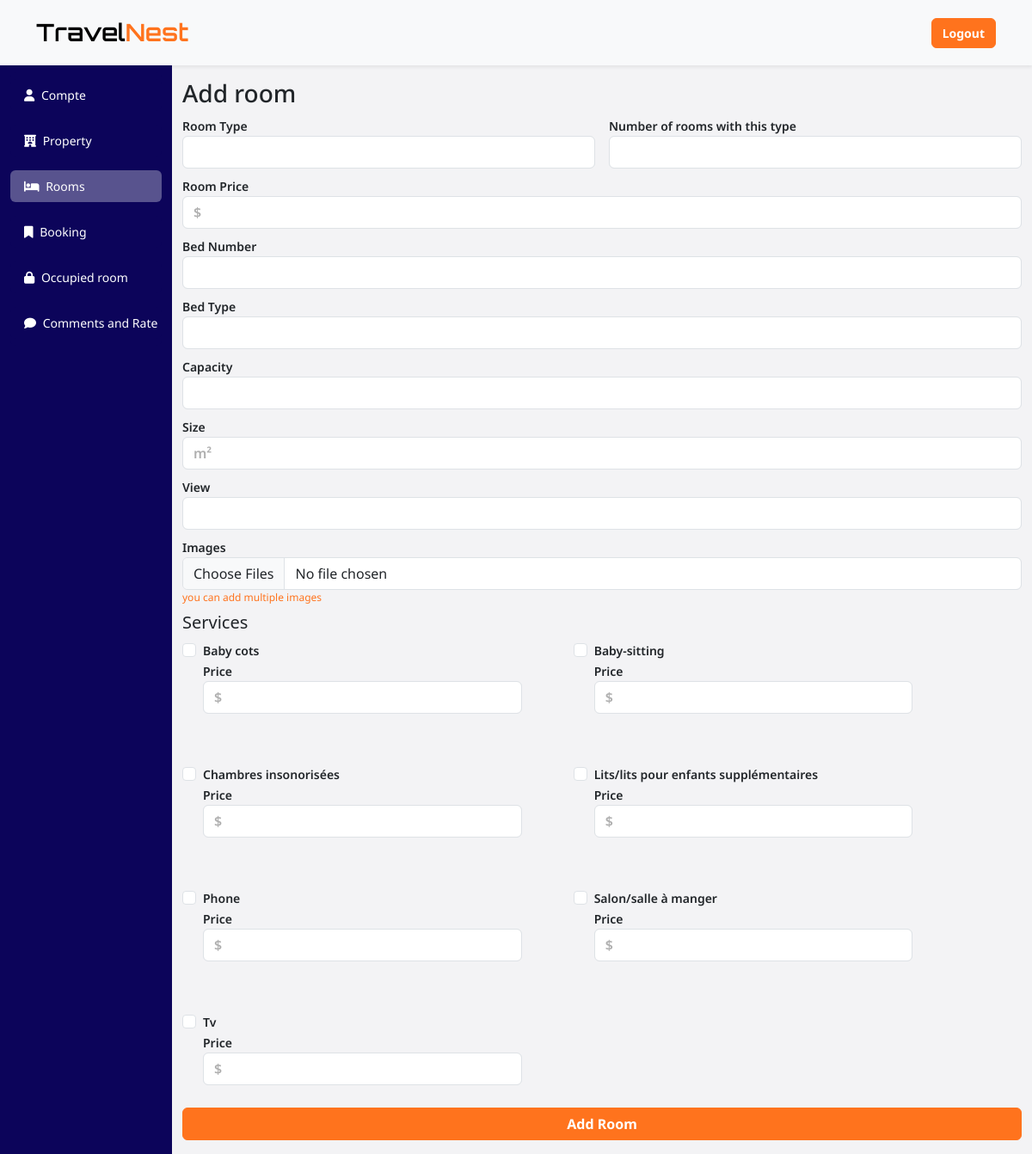
/property/addroom.php (signed in), run on the app's committed database.
### tables this page shows
CREATE TABLE `option` (
  `name` varchar(255) NOT NULL,
  `type` varchar(2) DEFAULT NULL
);

### property/addroom.php (the view, shortened to what this page needs)
<?php
    $sqlopen = 'select * from option where type in ("R")';
?>
<!DOCTYPE html>
<html lang="en">
<head>
    <link rel="stylesheet" href="../css/bootstrap.css">
    <link rel="stylesheet" href="../css/style.css">
    <link rel="stylesheet" href="https://cdnjs.cloudflare.com/ajax/libs/font-awesome/6.5.1/css/all.min.css" />
    <link rel="stylesheet" href="https://cdn.jsdelivr.net/npm/bootstrap-icons@1.11.3/font/bootstrap-icons.min.css">
</head>
<body>
    <?php include('header.php'); ?>
    <div class="container-fluid">
        <div class="row  flex-nowrap">
            <div class="col-2 dash-nav py-2 bg-info text-white" style="overflow-x:hidden !important; font-size: 14px !important">
              <form action="" method="post">
              <ul class="list-group dash-nav-ui  bg-info text-white" id="dash-nav-ui">
                <li class="list-group-item rounded bg-info text-white bg-info my-2" style="border: none !important;" ><a class="text-white bg-info link" href="partner.php"><i style="margin-left:0 !important" class="mx-1 fa-solid fa-user"></i> <span>Compte</span></a></li>
                <li class="list-group-item rounded bg-info text-white bg-info my-2" style="border: none !important;" ><a class="text-white bg-info link" href="property.php"><i style="margin-left:0 !important" class="mx-1 fa-solid fa-hotel"></i> <span>Property</span></a></li>
                <li class="list-group-item rounded bg-info text-white bg-info my-2 active" style="border: none !important;" ><a class="text-white bg-info link" href="rooms.php"><i style="margin-left:0 !important" class="mx-1 fa-solid fa-bed"></i> <span>Rooms</span></a></li>
                <li class="list-group-item rounded bg-info text-white bg-info my-2" style="border: none !important;" ><a class="text-white bg-info link" href="booking.php"><i style="margin-left:0 !important" class="mx-1 fa-solid fa-bookmark"></i> <span>Booking</span></a></li>
                <li class="list-group-item rounded bg-info text-white bg-info my-2" style="border: none !important;" ><a class="text-white bg-info link" href="occupedroom.php"><i style="margin-left:0 !important" class="mx-1 fa-solid fa-lock"></i> <span>Occupied room</span></a></li>
                <li class="list-group-item rounded bg-info text-white bg-info my-2" style="border: none !important;" ><a class="text-white bg-info link" href="commentrate.php"><i style="margin-left:0 !important" class="mx-1 fa-solid fa-comment"></i> <span>Comments and Rate</span></a></li>
              </ul>
              </form>
            </div>
            <div class="col py-3">
                <h3>Add room</h3>
                <form action="addroom.php" method="post" enctype="multipart/form-data">
                    <div class="d-flex flex-row flex-wrap gap-3">
                    <div class="col">
                    <label for="room">Room Type</label>
                    <input type="text" name="type" class="form-control mb-2" required>
                    </div>
                    <div class="col">
                    <label for="room">Number of rooms with this type</label>
                    <input type="number" name="number" class="form-control mb-2" required></div>
                    </div>
                    <label for="room">Room Price</label>
                    <input placeholder="$" type="text" name="price" class="form-control mb-2" required>
                    <label for="room">Bed Number</label>
                    <input type="text" name="bed" class="form-control mb-2" required>
                    <label for="room">Bed Type</label>
                    <input type="text" name="bedtype" class="form-control mb-2" required>
                    <label for="room">Capacity</label>
                    <input type="number" name="capacity" class="form-control mb-2" required>
                    <label for="room">Size</label>
                    <input type="text" name="size" placeholder=m&sup2 class="form-control mb-2" required>
                    <label for="room">View</label>
                    <input type="text" name="view" class="form-control mb-2">
                    <label for="room">Images</label>
                    <input type="file" name="file[]" class="form-control" multiple required>
                    <p style="font-size: 0.75rem;" class="text-primary m-0 p-0 mb-2">you can add multiple images</p>
                    <h5 for="room">Services</h5>
                    <div class="row m-0 gap-5">
                    <?php
                    $rsltopen = mysqli_query($conn, $sqlopen);
                    while($rowopen = mysqli_fetch_assoc($rsltopen)){
                    ?>
                    <div class="form-check col-5">
                        <input class="form-check-input" type="checkbox" name='option[]' value='<?php echo $rowopen['name'] ?>' >
                        <label class="form-check-label" for="flexCheckDefault">
                            <?php echo $rowopen['name'] ?>
                        </label>
                        <br>
                        <label  class="form-check-label">Price</label>
                        <input type="text" placeholder="$" name="price0[]" class="form-control mb-2">
                    </div>
                    <?php } ?>
                    </div>
                    <button type="submit" name="addroom" class="btn btn-primary text-white fw-bold" style="width: 100%; margin-top: 16px;">Add Room</button>
                </form>
            </div>
        </div>
    </div>
</body>
</html>

### property/addroom.php (style rules this page uses)
h1, h2, h3, h4, p, .btn, label, input, select, option,a { font-family: 'Noto Sans', sans-serif !important; }
a { text-decoration: none; }
body { background-color: #f3f3f5; }
li { transition: 0.2s background-color; }
a { transition: 0.2s background-color; }
.dash-nav-ui { position: relative; flex-shrink: 0; }
.link { white-space: nowrap !important; overflow: hidden; }
.active a { background-color: #58538e !important; }
.active { background-color: #58538e !important; }
label { font-size: 14px; font-weight: 600; }
input::placeholder { color: #00000050 !important; font-weight: 600 !important; }

### data on the page
option: name "Baby cots"
option: name "Baby-sitting"
option: name "Chambres insonorisées"
option: name "Lits/lits pour enfants supplémentaires"
option: name "Phone"
option: name "Salon/salle à manger"
option: name "Tv"
